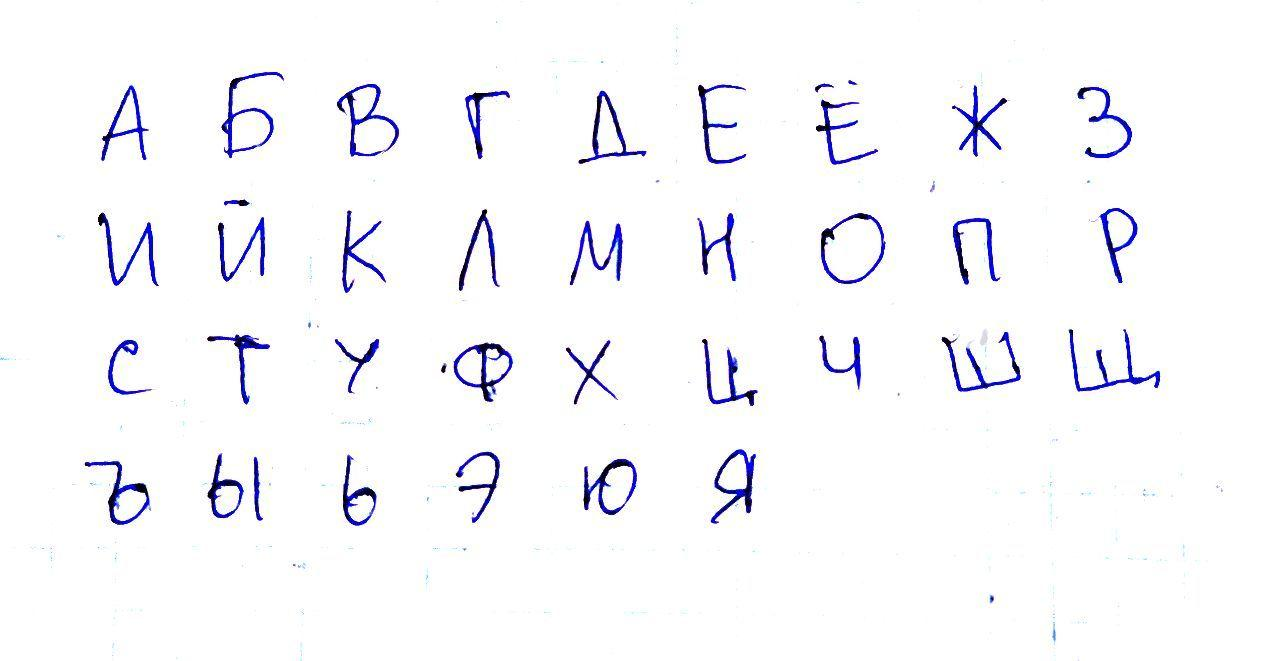
#> input picture handwritten.jpg, 1280 x 661 px
$ python -i processing.py   (imports and definitions only)   (older library calls are emulated)
#> lines starting #> are read from the running program, lines starting #| are printed output that depends on the picture
### utils.py
def find_optimum(min_func, start_value, init_step, min_step):
    step = init_step
    value = start_value
    while step > min_step:
        values = [value - step, value, value + step]
        mins = [min_func(i) for i in values]

        value = values[mins.index(min(mins))]
        step /= 2
    return value

### processing.py
import math
import random

import numpy as np
from PIL import Image, ImageFilter
from scipy.optimize import basinhopping
import PIL.ImageOps
from skimage.filters import threshold_otsu
from skimage.measure import label, regionprops
from skimage.morphology import closing, dilation, erosion, opening, square, rectangle
from matplotlib import pyplot as plt

import utils


# [27 lines left out: functions contrast, as_white_background, not called in this run]


def get_prepared(im):
    return as_white_background(contrast(im))


def get_edges(im):
    return im.filter(ImageFilter.FIND_EDGES)


def get_histogram(im, horiz=False):
    if horiz:
        return np.array(im).mean(axis=0)
    else:
        return np.array(im).mean(axis=1)


def get_pretty_rotated(im):
    im_edges = get_edges(im)

    # we gonna maximize variance
    def to_minimize(angle):
        return -get_histogram(im_edges.rotate(angle))[4:-4].var()

    needed_angle = utils.find_optimum(to_minimize, 0, 10, 0.5) % 360
    return im.rotate(needed_angle, resample=Image.BILINEAR, fillcolor='white')


# [157 lines left out: functions get_lines_positions, get_lines_from_positions, get_words_positions, get_words_from_position, get_letters_bounds, get_letters_from_bounds and 1 more, not called in this run]


def get_unified(im):
    return trim(im).resize((32, 32), resample=Image.BILINEAR)


# [37 lines left out: functions slope, find_coeffs, get_pretty_sloped, not called in this run]

>>> from PIL import Image
>>> picture = Image.open('handwritten.jpg')
#> picture is the input picture: PIL image 1280x661 RGB; mean R, G, B 247.4, 247.4, 250.3
>>> result = get_pretty_rotated(picture)
#> in get_edges, `return im.filter(ImageFilter.FIND_EDGES)`:
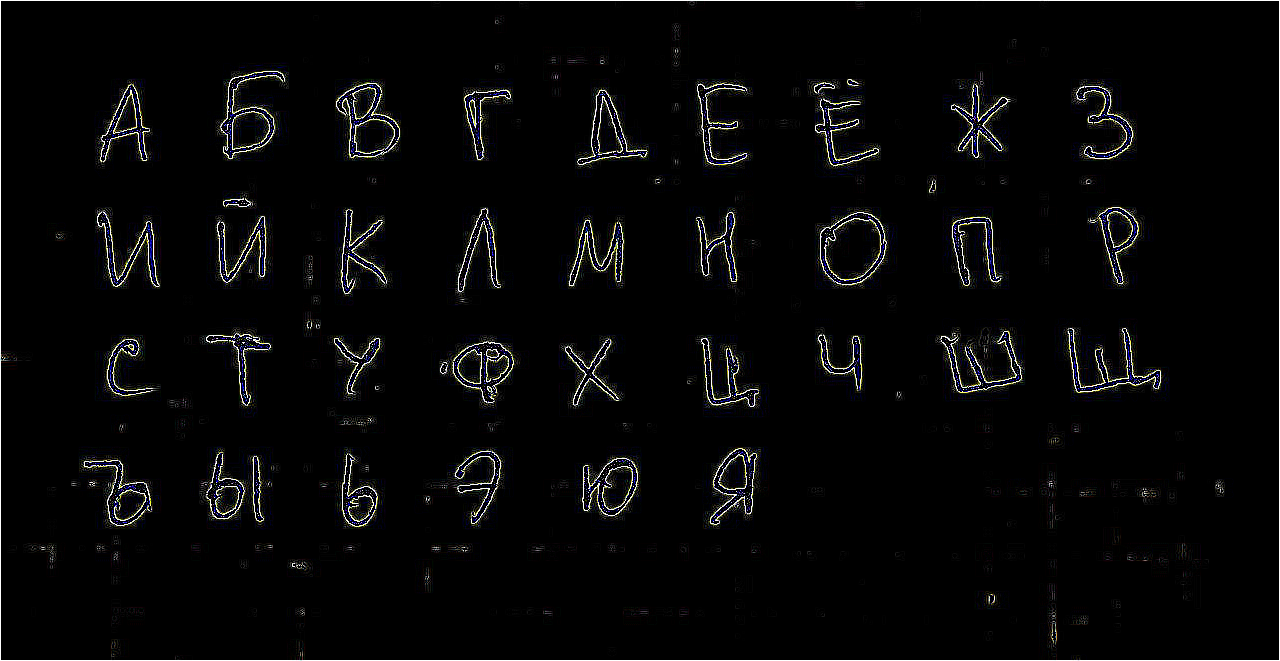
#> returned value: PIL image 1280x661 RGB; mean R, G, B 7.4, 7.4, 7.6
#> the loop in find_optimum, `while step > min_step:` made 5 passes
#> (values, mins) on passes 2 to 5: ([-5, 0, 5], [-13.71, -39.46, -12.36]), ([-2.5, 0, 2.5], [-26.22, -39.46, -25.56]), ([-1.25, 0, 1.25], [-34.59, -39.46, -33.87]), ([-0.625, 0, 0.625], [-39.38, -39.46, -38.62])
#> mins on pass 1: [-12.7, -39.46, -7.7]
#> after the loop in find_optimum, `while step > min_step:`: step = 0.312
#> in get_pretty_rotated, `needed_angle = utils.find_optimum(to_minimize, 0, 10, 0.5) % 360`: needed_angle = 0
